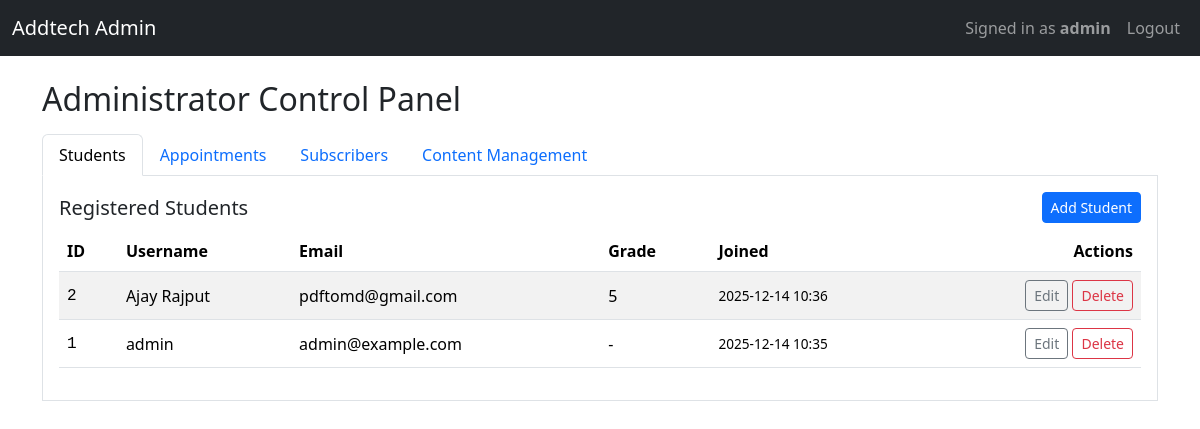
Page /admin (signed in) on the earlier database version.
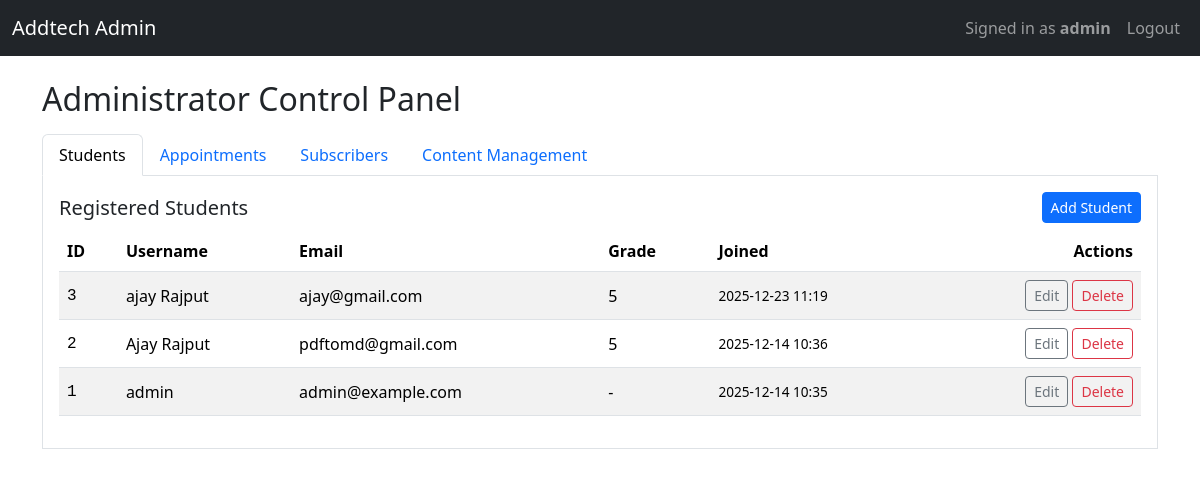
Same page on the later database version.
### app.py (models this page shows)
class User(UserMixin, db.Model):
    id = db.Column(db.Integer, primary_key=True)
    username = db.Column(db.String(80), unique=True, nullable=False)
    email = db.Column(db.String(120), unique=True, nullable=False)
    password = db.Column(db.String(255), nullable=False)
    grade = db.Column(db.String(10), nullable=True)
    created_at = db.Column(db.DateTime, default=datetime.utcnow)

### app.py (the view)
@app.route('/admin')
@login_required
def admin_panel():
    if current_user.username != 'admin':
        return redirect(url_for('dashboard'))
    users = User.query.order_by(User.created_at.desc()).all()
    appointments = Appointment.query.order_by(Appointment.created_at.desc()).all()
    subscribers = NewsletterSubscriber.query.order_by(NewsletterSubscriber.subscribed_at.desc()).all()
    contents = Content.query.order_by(Content.uploaded_at.desc()).all()
    return render_template('admin.html', users=users, appointments=appointments, subscribers=subscribers, classes=CLASSES, contents=contents, current_user=current_user)

### app.py (called while the page is built)
@login_manager.user_loader
def load_user(user_id):
    return User.query.get(int(user_id))

### templates/admin.html (shortened to what this page needs)
<!doctype html>
<html lang="en">
<head>
  <link href="https://cdn.jsdelivr.net/npm/bootstrap@5.3.2/dist/css/bootstrap.min.css" rel="stylesheet">
</head>
<body>
<nav class="navbar navbar-expand-lg navbar-dark bg-dark">
  <div class="container-fluid">
    <a class="navbar-brand" href="{{ url_for('index') }}">Addtech Admin</a>
    <div class="collapse navbar-collapse">
      <ul class="navbar-nav ms-auto">
        <li class="nav-item"><span class="nav-link">Signed in as <strong>{{ current_user.username }}</strong></span></li>
        <li class="nav-item"><a class="nav-link" href="{{ url_for('logout') }}">Logout</a></li>
      </ul>
    </div>
  </div>
</nav>
<div class="container my-4">
  <h2 class="mb-3">Administrator Control Panel</h2>
  <ul class="nav nav-tabs" id="adminTabs" role="tablist">
    <li class="nav-item" role="presentation">
      <button class="nav-link active" id="students-tab" data-bs-toggle="tab" data-bs-target="#students" type="button">Students</button>
    </li>
    <li class="nav-item" role="presentation">
      <button class="nav-link" id="appointments-tab" data-bs-toggle="tab" data-bs-target="#appointments" type="button">Appointments</button>
    </li>
    <li class="nav-item" role="presentation">
      <button class="nav-link" id="subscribers-tab" data-bs-toggle="tab" data-bs-target="#subscribers" type="button">Subscribers</button>
    </li>
    <li class="nav-item" role="presentation">
      <button class="nav-link" id="content-tab" data-bs-toggle="tab" data-bs-target="#content" type="button">Content Management</button>
    </li>
  </ul>
  <div class="tab-content border border-top-0 p-3" id="adminTabsContent">
    <div class="tab-pane fade show active" id="students" role="tabpanel">
      <div class="d-flex justify-content-between align-items-center mb-2">
        <h5 class="mb-0">Registered Students</h5>
        <button class="btn btn-sm btn-primary" data-bs-toggle="modal" data-bs-target="#addStudentModal">Add Student</button>
      </div>
      {% if users %}
      <div class="table-responsive">
        <table class="table table-striped table-hover align-middle">
          <thead>
            <tr>
              <th>ID</th>
              <th>Username</th>
              <th>Email</th>
              <th>Grade</th>
              <th>Joined</th>
              <th class="text-end">Actions</th>
            </tr>
          </thead>
          <tbody>
            {% for u in users %}
            <tr>
              <td class="monospace">{{ u.id }}</td>
              <td>{{ u.username }}</td>
              <td>{{ u.email }}</td>
              <td>{{ u.grade or '-' }}</td>
              <td class="small-muted">{{ u.created_at.strftime('%Y-%m-%d %H:%M') if u.created_at else '-' }}</td>
              <td class="text-end">
                <button class="btn btn-sm btn-outline-secondary" data-bs-toggle="modal" data-bs-target="#editStudentModal{{ u.id }}">Edit</button>
                <form method="post" action="{{ url_for('delete_student', user_id=u.id) }}" class="d-inline-block" onsubmit="return confirm('Delete student {{ u.username }}?');">
                  <button type="submit" class="btn btn-sm btn-outline-danger">Delete</button>
                </form>
              </td>
            </tr>
            {% endfor %}
          </tbody>
        </table>
      </div>
      {% else %}
        <p class="text-muted">No students found.</p>
      {% endif %}
    </div>
  </div>
</div>
</body>
</html>

### templates/admin.html (style rules this page uses)
.monospace { font-family: ui-monospace, SFMono-Regular, Menlo, Monaco, "Roboto Mono", "Segoe UI Mono", monospace; }
.small-muted { font-size: .85rem; color: #6c757d; }

Differences in the rows shown:
added User: id "3", username "ajay Rajput", email "ajay@gmail.com", grade "5", created_at "2025-12-23 11:19"
